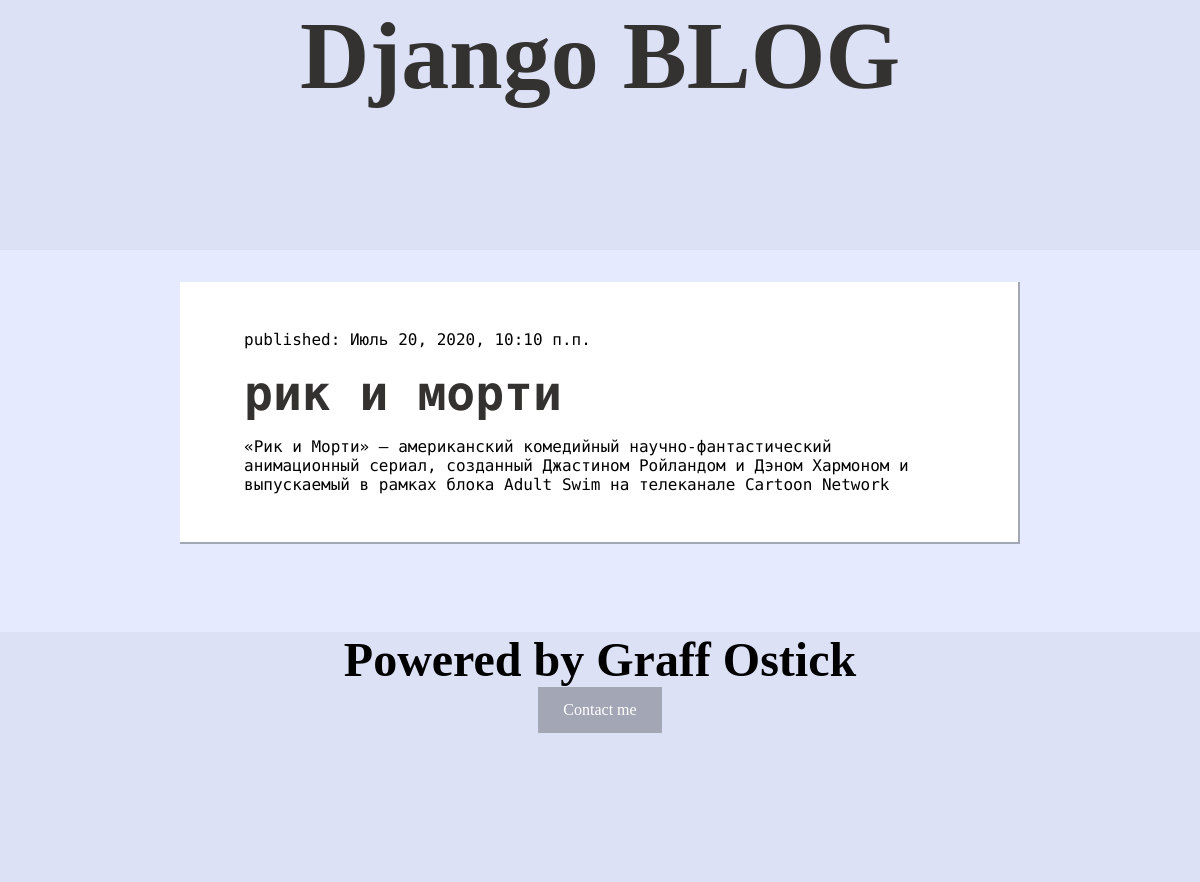
/, run on an earlier commit of the app's database.
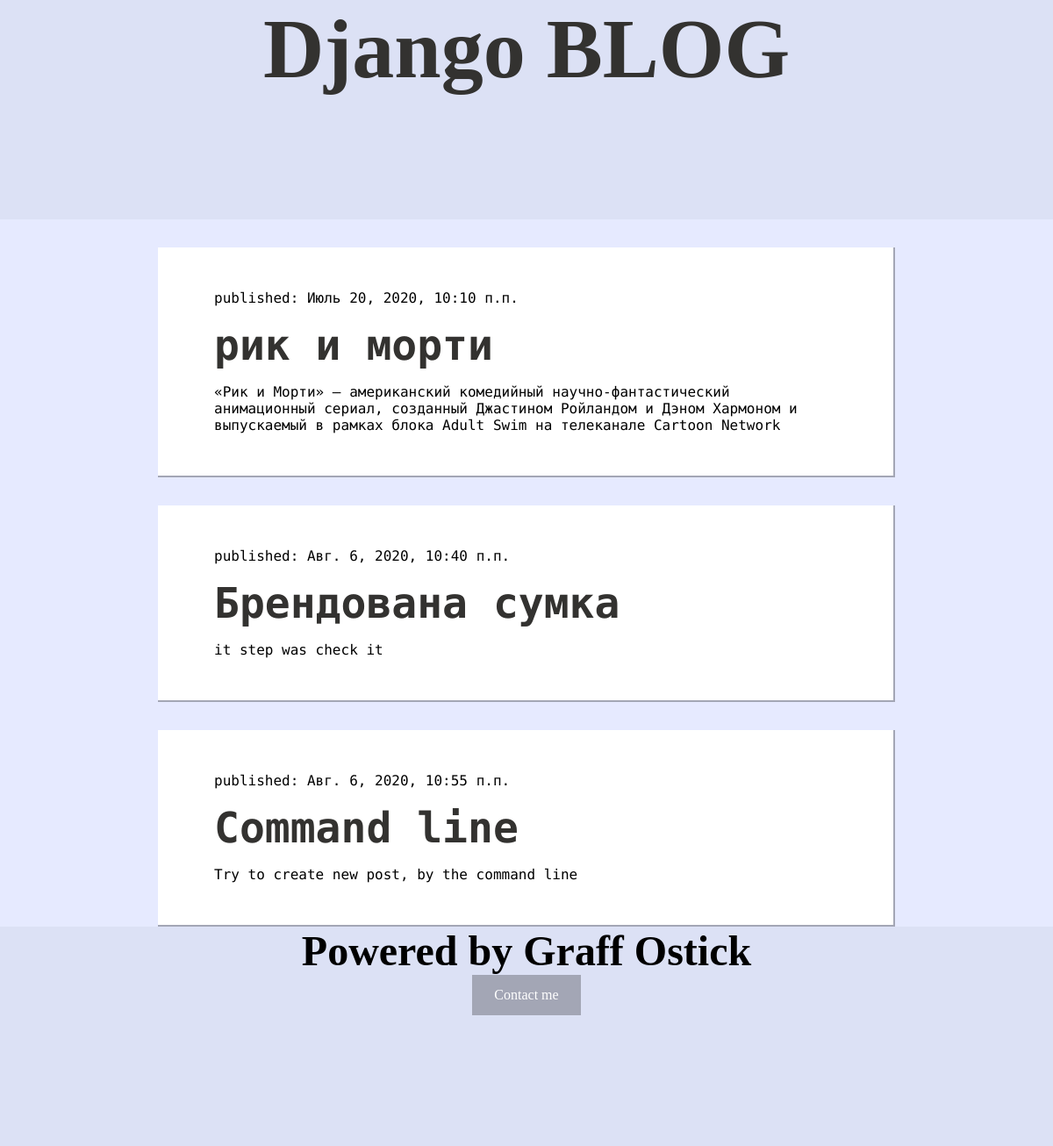
And on a later commit of the database.
### blog/models.py (models this page shows, shortened)
class Post(models.Model):
    author = models.ForeignKey(settings.AUTH_USER_MODEL, on_delete=models.CASCADE)
    title = models.CharField(max_length=200)
    text = models.TextField()
    created_date = models.TimeField(default=timezone.now)
    published_date = models.DateTimeField(blank=True, null=True)

### blog/views.py (the view)
# urls.py: path('', views.post_list, name='post_list'),
def post_list(request):
    posts = Post.objects.filter(published_date__lte=timezone.now()).order_by('published_date')
    return render(request, 'blog/post_html.html', {'posts':posts})

### blog/templates/blog/post_html.html (shortened to what this page needs)
<!DOCTYPE html>
<html lang="en">
<head>
    {% load static %}
    <link rel="stylesheet" href="{% static 'css/style.css' %}">
    <link rel="stylesheet" href="C:/Users/RUS_LAN/Desktop/python/django/blog/rerun/blog/static/css/style.css">
</head>
<body>
<header>
    <div class="text-logo">
        <h1><a href="#">Django BLOG </a></h1>
    </div>
</header>
<div class="wrapper">
    {% for post in posts %}
    <div class="post">
        <p class="date">published: {{post.published_date}}</p>
        <h2 class="title"><a href="#">{{post.title}}</a></h2>
        <p class="post-text">{{post.text}}</p>
    </div>
    {% endfor %}
    <div class="push"></div>
</div>
<footer class="footer">
    <h1 class="text-logo">Powered by Graff Ostick</h1>
    <div class="contact">
        <a href="#" class="btn">Contact me</a>
    </div>
</footer>
</body>
</html>

### blog/static/css/style.css (style rules this page uses)
html, body { margin: 0; padding: 0; height: 100%; background-color: #E6EAFF; }
h1 { margin: 0; padding: 0; text-align: center; }
a { text-decoration: none; color: #333230 }
header, footer { height: 250px; background-color: #DCE1F5; }
.push { height: 250px; }
.wrapper { width: 70%; margin: 0 auto -250px; min-height: 75%; }
.text-logo { font-size: 3em; }
.post { margin-top: 2em; padding: 2em 4em; background-color: #fff; border-bottom: 2px solid #A3A6B5; border-right: 2px solid #A3A6B5; }
.date { font-family: 'Source Code Pro', monospace; }
.title { padding: 0; margin: 0; font-size: 3em; font-style: none; font-family: 'Source Code Pro', monospace; }
.post-text { font-family: 'Source Code Pro', monospace; }
.contact { text-align: center; }
.btn { background-color: #A3A6B5; color: white; padding: 14px 25px; text-align: center; text-decoration: none; display: inline-block; }

What changed in the data, as far as the page shows it:
added Post: published_date "Авг. 6, 2020, 10:40 п.п.", title "Брендована сумка", text "it step was check it"
added Post: published_date "Авг. 6, 2020, 10:55 п.п.", title "Command line", text "Try to create new post, by the command line"
